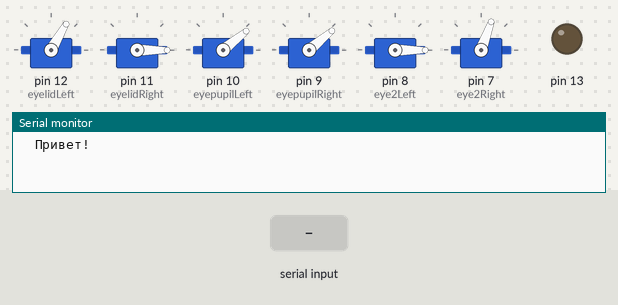
Bench run of a sketch on a simulated Arduino Mega 2560, built with avr-gcc and run on an emulated ATmega2560. Parts: 6 × servo, output pins drawn as LEDs (lit = HIGH), the last lines printed to the serial monitor. The inputs (shaded band) are chosen by the test bench. The audio player accepts every command and is not drawn.

Above: at 1.7 s.
1.8 s: "1" received over the second serial link
At 3.7 s:
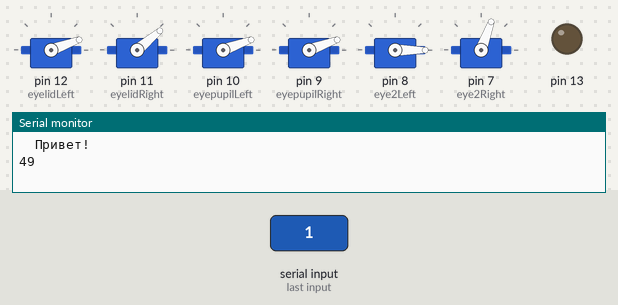
4.8 s: "0" received over the second serial link
At 6.11 s:
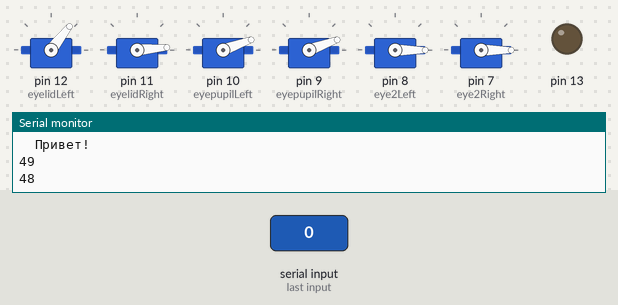
7.8 s: "2" received over the second serial link
At 10.09 s:
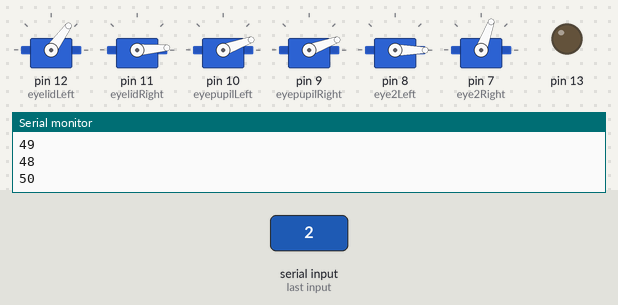
Timing chart, 0 to 47.4 s (numbered marks = the images above; inputs shaded):
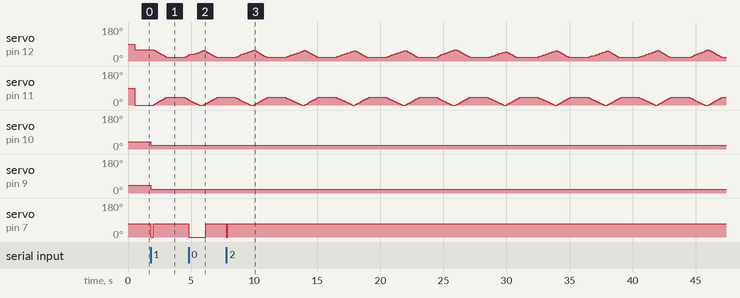

The sketch:

Eyes_Valya.ino
```cpp
#include <DFRobotDFPlayerMini.h>

DFRobotDFPlayerMini myDFPlayer;

#include <Servo.h>

#define CLOSE_LEFT_EYE 60
#define CLOSE_RIGHT_EYE 0

#define CLOSE_LEFT_PUPIL 40
#define CLOSE_RIGHT_PUPIL 40


#define CLOSE_LEFT_EYE2 0
#define CLOSE_RIGHT_EYE2 70

#define DELTA_EYE 60

Servo eyelidLeft;
Servo eyelidRight;

Servo eyepupilLeft;
Servo eyepupilRight;

Servo eye2Left;
Servo eye2Right;

uint32_t   myTimerEyeLeft = millis();        //Обнуляем таймер
uint32_t   myTimerEyeRight = millis();
uint32_t   myTimerPupilLeft = millis();
uint32_t   myTimerPupilRight = millis();
uint32_t   timerCond = millis();

int condition = -1, conditionRec = -1;
int tagReal = 0, tagShowed = 0;
bool flag_pov1 = true, flag_pov2 = true, flag_pov3 = true, flag_pov4 = true, flag_pov_nach = true, flag_pov_nach1 = true;

void setup()
{
  Serial.begin(115200);         //инициализируем UART USB
  Serial1.begin(9600);        //инициализируем UART связи со светом
  Serial2.begin(9600);        //инициализируем UART связи с платформой
  Serial3.begin(9600);        //инициализируем UART связи с плеером
  Serial.print("\tПривет!\n");
  myDFPlayer.begin(Serial3);  //инициализируем плеер
  myDFPlayer.volume(30);      //от 10 до 30

  eyelidLeft.attach(12);      //инициализируем сервопривод левых век 12
  eyelidRight.attach(11);     //инициализируем сервопривод правых век 11

  eyepupilLeft.attach(10);      //инициализируем сервопривод левой брови 10
  eyepupilRight.attach(9);     //инициализируем сервопривод правой брови 9

  eye2Left.attach(8);      //инициализируем сервопривод левого зрачка 8
  eye2Right.attach(7);     //инициализируем сервопривод правого зрачка 7

  myTimerEyeLeft = millis();  //Обнуляем таймер
  myTimerEyeRight = millis();
  myTimerPupilLeft = millis();
  myTimerPupilRight = millis();
  timerCond = millis();     //Обнуляем таймер

  pupilLeft(40);
  pupilRight(0);

  eye_not_Left(0);
  eye_not_Right(0);

  pinMode(13, 1);
}

void eyeLeft(int desiredPosition)
{
  static int currentPosition = 0;

  if (currentPosition > desiredPosition)
    currentPosition -= 1;
  else if (currentPosition < desiredPosition)
    currentPosition += 1;

  eyelidLeft.write(CLOSE_LEFT_EYE - currentPosition);
}

void eyeRight(int desiredPosition)
{
  static int currentPosition = 0;

  if (currentPosition > desiredPosition)
    currentPosition -= 1;
  else if (currentPosition < desiredPosition)
    currentPosition += 1;

  eyelidRight.write(CLOSE_RIGHT_EYE + currentPosition);
}
//
void pupilLeft(int desiredPosition)
{
  static int currentPosition = 0;

  if (currentPosition > desiredPosition)
    currentPosition -= 1;
  else if (currentPosition < desiredPosition)
    currentPosition += 1;

  eyepupilLeft.write(CLOSE_LEFT_PUPIL - currentPosition);
}
void pupilRight(int desiredPosition)
{
  static int currentPosition = 0;

  if (currentPosition > desiredPosition)
    currentPosition -= 1;
  else if (currentPosition < desiredPosition)
    currentPosition += 1;

  eyepupilRight.write(CLOSE_RIGHT_PUPIL - currentPosition);
}
//
void eye_not_Right(int desiredPosition)
{
  static int currentPosition = 0;

  if (currentPosition > desiredPosition)
    currentPosition -= 1;
  else if (currentPosition < desiredPosition)
    currentPosition += 1;

  eye2Right.write(CLOSE_RIGHT_EYE2 - currentPosition);
}

void eye_not_Left(int desiredPosition)
{
  static int currentPosition = 0;

  if (currentPosition > desiredPosition)
    currentPosition -= 1;
  else if (currentPosition < desiredPosition)
    currentPosition += 1;

  eye2Left.write(CLOSE_LEFT_EYE2 - currentPosition);
}
//
void loop()
{
  if (millis() - myTimerEyeLeft > 20)   //моргание левого глаза
  {
    myTimerEyeLeft = millis();
    if (millis() % 4000 > 2000)
      eyeLeft(40);
    else if (millis() % 4000 > 500)
      eyeLeft(0);
  }

  if (millis() - myTimerEyeRight > 20)   //моргание правого глаза
  {
    myTimerEyeRight = millis();
    if (millis() % 4000 > 2000)
      eyeRight(40);
    else if (millis() % 4000 > 500)
      eyeRight(0);
  }

  if (millis() - myTimerEyeLeft > 20)   //левый
  {
    myTimerEyeLeft = millis();
    if (millis() % 4000 > 2000)
      eye_not_Left(40);
    else if (millis() % 4000 > 2000)
      eye_not_Left(0);
  }

  if (millis() - myTimerEyeRight > 20)   //правый
  {
    myTimerEyeRight = millis();
    if (millis() % 4000 > 2000)
      eye_not_Right(0);
    else if (millis() % 4000 > 2000)
      eye_not_Right(40);
  }

  if (Serial2.available() > 0) {
    /*int startByte = Serial2.read();
      if (startByte == 255)
      {
      while (!Serial2.available());
      condition = Serial2.read();
      Serial1.write(condition);
      Serial.println(condition);
      }  */
    condition = Serial2.read();
    Serial1.write(condition);
    Serial.println(condition);
    eye2Left.write(0);
    eye2Right.write(0);
    eyepupilLeft.write(20);
    eyepupilRight.write(20);
    switch (condition) {
      case 0:
        eye2Left.write(60);
        eye2Right.write(60);
        eyepupilLeft.write(60);
        eyepupilRight.write(60);
      case 13:
        if (flag_pov_nach) {
          eyeLeft(60);
          eyeRight(60);
          //
          pupilLeft(60);
          pupilRight(60);
          //
          Serial.println("13");
          myDFPlayer.play(1);     //Саша, а что это?
          delay(7000);
          timerCond = millis();
          condition++;
          flag_pov_nach = false;
        }
      case 14:
      /*Serial.println("14");
        if (millis() - timerCond > 5000) {
        condition++;
        }*/
      case 15:
        if (flag_pov_nach1) {
          Serial.println("15");
          myDFPlayer.play(2);     //А давай его включим?
          timerCond = millis();
          condition++;
          flag_pov_nach1 = false;
        }
      //break;
      case 16:
        Serial.println("16");
        if (millis() - timerCond > 2000) {
          condition = 0;
        }
        break;
      case 2:
        if (flag_pov3) {
          eyelidLeft.write(20);
          eyelidRight.write(20);
          //
          eyepupilLeft.write(40);
          eyepupilRight.write(-40);
          //
          Serial.println("case 2");
          myDFPlayer.play(3);                 //Да, тогда была распростанена устаревшая версия Wi-Fi
          delay(9000);
          condition++;
          flag_pov3 = false;
        }
      //break;
      case 3:
        Serial.println("case 3");
        if (millis() - timerCond > 3000) {
          condition++;
        }
      case 4:
        if (flag_pov4) {
          Serial.println("case 4");
          Serial1.write(4);
          myDFPlayer.play(4);                 //Хм, сеть есть, но мой ментальный модуль принимает только какие-то помехи
          delay(8000);
          condition++;
          flag_pov4 = false;
        }
      //break;
      case 5:
        Serial.println("case 5");
        if (millis() - timerCond > 8000) {
          condition = 0;
        }
        condition = 0;
        break;
      case 6:
        if (flag_pov1) {
          eyepupilLeft.write(-60);
          eyepupilRight.write(60);
          Serial.println("case 6");
          myDFPlayer.play(5);                 //Нет! Подожди!
          condition = 0;
          delay(5000);
          flag_pov1 = false;
        }
        break;
      case 7:
        if (flag_pov2) {
          Serial.println("case 7");
          Serial2.write(1);
          myDFPlayer.play(6);               //Привет
          delay(4000);
          condition = 0;
          flag_pov2 = false;
        }
        break;
      default: break;
    }
  }
}

/*
   myDFPlayer.next();  //Play next mp3
   myDFPlayer.previous();  //Play previous mp3
   myDFPlayer.play(1);  //Play the first mp3
   myDFPlayer.loop(1);  //Loop the first mp3
   myDFPlayer.pause();  //pause the mp3
   myDFPlayer.start();  //start the mp3 from the pause
   myDFPlayer.playFolder(15, 4);  //play specific mp3 in SD:/15/004.mp3; Folder Name(1~99); File Name(1~255)
   myDFPlayer.enableLoopAll(); //loop all mp3 files.
   myDFPlayer.disableLoopAll(); //stop loop all mp3 files.
   myDFPlayer.playMp3Folder(4); //play specific mp3 in SD:/MP3/0004.mp3; File Name(0~65535)
   myDFPlayer.advertise(3); //advertise specific mp3 in SD:/ADVERT/0003.mp3; File Name(0~65535)
   myDFPlayer.stopAdvertise(); //stop advertise
   myDFPlayer.playLargeFolder(2, 999); //play specific mp3 in SD:/02/004.mp3; Folder Name(1~10); File Name(1~1000)
   myDFPlayer.loopFolder(5); //loop all mp3 files in folder SD:/05.
   myDFPlayer.randomAll(); //Random play all the mp3.
   myDFPlayer.enableLoop(); //enable loop.
   myDFPlayer.disableLoop(); //disable loop.
*/
```

Measured:
- after the input at 1.8 s, servo on pin 10 (eyepupilLeft): 39° → 20° at once; servo on pin 9 (eyepupilRight): 40° → 20° at once; servo on pin 7 (eye2Right): 70° → 0° at once, → 70° 0.21 s later
- after the input at 4.8 s, servo on pin 7 (eye2Right): 70° → 0° at once, → 70° 1.4 s later
- after the input at 7.8 s, servo on pin 7 (eye2Right): 70° → 0° at once, → 70° 0.11 s later
